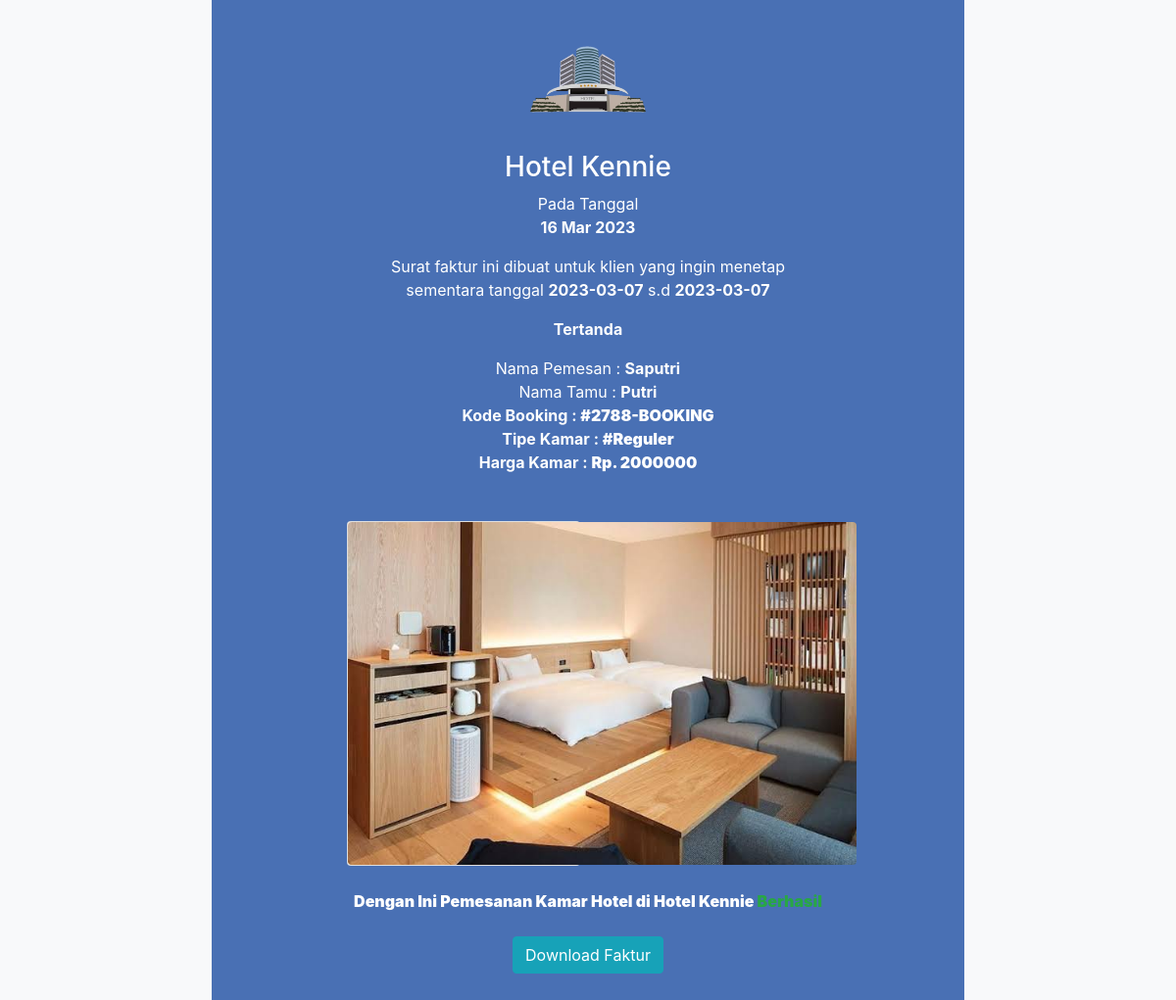
Page /nike22/faktur.php?idLog=5 on the committed database.
### tables this page shows
CREATE TABLE `checklog` (
  `idLog` int(11) NOT NULL,
  `rand` text NOT NULL,
  `checkIn` text NOT NULL,
  `checkOut` text NOT NULL,
  `jmhkam` text NOT NULL,
  `namaPemesan` text NOT NULL,
  `email` text NOT NULL,
  `kodeKamar` text NOT NULL,
  `nomorP` text NOT NULL,
  `namaTamu` text NOT NULL,
  `hargaPesanKamar` text NOT NULL
);

CREATE TABLE `datakamar` (
  `id` int(11) NOT NULL,
  `fotoKamar` text NOT NULL,
  `namaKamar` text NOT NULL,
  `kodeKamar` text NOT NULL,
  `hargaKamar` text NOT NULL,
  `fasilitas` text NOT NULL,
  `jmlKamar` text NOT NULL,
  `dates` text NOT NULL
);

### nike22/faktur.php (the view, shortened to what this page needs)
<?php
include "koneksi.php";
$kodeKamare = $_SESSION['kodeKamares'];
$fotoHotel =  $_SESSION['fotoHotel'];
if($_SESSION['kodeKamares']){
$query = "SELECT * FROM checkLog WHERE rand ='$kodeKamare'";
$sql = mysqli_query($conn, $query);
$row = mysqli_fetch_array($sql);
?>
<!DOCTYPE html>
<html>
<head>
    <meta http-equiv="content-type" content="text/html; charset=utf-8" />
    <title>Hotel Kennie - Booking kamar mudah 100% terpercaya.</title>
    <link rel="stylesheet" href="styleser.css" type="text/css" media="all" />
    <link rel="stylesheet" href="css/bootstrap.css" type="text/css" media="all" />
    <link rel="stylesheet" href="cssico/ardesico.css" type="text/css" media="all" />
    <script type="text/javascript">
        document.addEventListener("DOMContentLoaded", function() {
            window.addEventListener('scroll', function() {
                if (window.scrollY > 200) {
                    document.getElementById('navbar_top').classList.add('fixed-top');
                    // add padding top to show content behind navbar
                    navbar_height = document.querySelector('.navbar').offsetHeight;
                    document.body.style.paddingTop = navbar_height + 'px';
                } else {
                    document.getElementById('navbar_top').classList.remove('fixed-top');
                    // remove padding top from body
                    document.body.style.paddingTop = '0';
                }
            });
        });
        // DOMContentLoaded  end
    </script>
    <style type="text/css" media="all">
        .max-768 {
            max-width: 768px;
        }
        .w-65 {
            max-width: 65%;
        }
    </style>
</head>
<body class="max-768 mx-auto bg-light">
            <form class="form">
    <section class="p-3 bg-primary-2 text-center text-white">
            <div class="logos">
                <img width="130" class="cover" height="130" src="images/logos.png" alt="" />
                <div class="mt-2 w-65 mx-auto">
                    <h1 class="h3">Hotel Kennie</h1>
                    <p>
                        Pada Tanggal
                        <br>
                        <b><?php echo date("d M Y"); ?></b>
                    </p>
                    <p>
                        Surat faktur ini dibuat untuk klien yang ingin menetap sementara tanggal <b><?php echo $row['checkIn']; ?></b> s.d <b><?php echo $row['checkOut']; ?></b>
                    </p>
                    <p>
                        <b>Tertanda</b>
                    </p>
                    <p>
                        Nama Pemesan : <b><?php echo $row['namaPemesan']; ?></b><br>
                        Nama Tamu : <b><?php echo $row['namaTamu']; ?></b>
                        <br>
                        Kode Booking : <b>#<?php echo $row['rand']; ?></b>
                        <br>
Tipe Kamar : <b>#<?php echo $row['kodeKamar']; ?></b><br>
Harga Kamar : <b><?php echo $row['hargaKamar']; ?></b>
                        <br><br>
                    </p>
                    <p>
                        <div class="row">
                            <div class="col-md-6 col-lg-6 p-2">
                                <div class="card bg-none border-nonr">
                                    <img class="cover radius-1" src="proses/gambar/<?php echo $fotoHotel; ?>" alt="" width="220%" height="350" />
                                </div>
                            </div>
                        </div>
                    </p>
                    <p>
                        <b>Dengan Ini Pemesanan Kamar Hotel di Hotel Kennie <span class="text-success">Berhasil</span></b>
                    </p>
                    <div class="mt-4 mb-5">
                        <input id="createPDF" type="button" class="btn btn-info" value="Download Faktur"/>
                    </div>
                </div>
            </div>
    </section>
        </form>
    <script src="js/slim.js" type="text/javascript" charset="utf-8"></script>
    <script src="js/popper.js" type="text/javascript" charset="utf-8"></script>
    <script src="js/bootstrap.min.js" type="text/javascript" charset="utf-8"></script>
    <script type="text/javascript" charset="utf-8">
        var TxtType = function(el, toRotate, period) {
            this.toRotate = toRotate;
            this.el = el;
            this.loopNum = 0;
            this.period = parseInt(period,
                10) || 2000;
            this.txt = '';
            this.tick();
            this.isDeleting = false;
        };
        TxtType.prototype.tick = function() {
            var i = this.loopNum % this.toRotate.length;
            var fullTxt = this.toRotate[i];
            if (this.isDeleting) {
                this.txt = fullTxt.substring(0, this.txt.length - 1);
            } else {
                this.txt = fullTxt.substring(0, this.txt.length + 1);
            }
            this.el.innerHTML = '<span class="wrap">'+this.txt+'</span>';
            var that = this;
            var delta = 200 - Math.random() * 100;
            if (this.isDeleting) {
                delta /= 2;
            }
            if (!this.isDeleting && this.txt === fullTxt) {
                delta = this.period;
                this.isDeleting = true;
            } else if (this.isDeleting && this.txt === '') {
                this.isDeleting = false;
                this.loopNum++;
                delta = 500;
            }
            setTimeout(function() {
                that.tick();
            }, delta);
        };
        window.onload = function() {
            var elements = document.getElementsByClassName('typewrite');
            for (var i = 0; i < elements.length; i++) {
                var toRotate = elements[i].getAttribute('data-type');
                var period = elements[i].getAttribute('data-period');
                if (toRotate) {
                    new TxtType(elements[i], JSON.parse(toRotate), period);
                }
            }
            // INJECT CSS
            var css = document.createElement("style");
            css.type = "text/css";
            css.innerHTML = ".typewrite > .wrap { border-right: 0.08em solid #fff}";
            document.body.appendChild(css);
        };
    </script>
    <script type="text/javascript" charset="utf-8">
        var namaTamu = document.getElementById("openForm");
        function openModal1() {
            namaTamu.style.display = "block";
        }
        function closeModal1() {
            namaTamu.style.display = "none";
        }
    </script>
    <script type="text/javascript" src="jquery-3.5.1.js"></script>
    <script src="jspdf.js"></script>
    <script>
        $(document).ready(function () {
            var form = $('.form'),
            cache_width = form.width(),
            a4 = [595.28, 841.89]; // for a4 size paper width and height
            $('#createPDF').on('click', function () {
                $('body').scrollTop(0);
                createPDF();
                setTimeout(loadHome,5000);
            });
            function createPDF() {
                getCanvas().then(function (canvas) {
                    var
                    img = canvas.toDataURL("image/png"),
                    doc = new jsPDF({
                        unit: 'px',
                        format: 'a4'
                    });
                    doc.addImage(img, 'JPEG', 20, 20);
                    doc.save('Neo-10'+ Math.random() + '.pdf');
                    form.width(cache_width);
                });
            }
            function loadHome(){
                document.location.href ="index.php";
            }
            function getCanvas() {
                form.width((a4[0] * 1.33333) - 80).css('max-width', 'none');
                return html2canvas(form, {
                    imageTimeout: 2000,
                    removeContainer: true
                });
            }
        });
    </script>
</body>
</html>
<?php
}else{
    if($_GET['idLog']){
$kodes = $_GET['idLog'];
$query = "SELECT * FROM checklog INNER JOIN datakamar ON checklog.kodeKamar = datakamar.kodeKamar;";
$sql = mysqli_query($conn, $query);
$row = mysqli_fetch_array($sql);
$kodekamars = $row['kodeKamar'];
$queryes = "SELECT * FROM dataKamar WHERE kodeKamar ='$kodekamars'";
$sqlo = mysqli_query($conn, $queryes);
$rows = mysqli_fetch_array($sqlo);
$nama = "SELECT * FROM checklog INNER JOIN datakamar ON checklog.kodeKamar = datakamar.kodeKamar WHERE checklog.idLog = '$kodes'";
$sqlCek = mysqli_query($conn, $nama);
$namaRow = mysqli_fetch_array($sqlCek);
$kamarPesanan = (int) $namaRow['jmhkam']
?>
<!DOCTYPE html>
<html>
<head>
    <link rel="stylesheet" href="styleser.css" type="text/css" media="all" />
    <link rel="stylesheet" href="css/bootstrap.css" type="text/css" media="all" />
    <link rel="stylesheet" href="cssico/ardesico.css" type="text/css" media="all" />
</head>
<body class="max-768 mx-auto bg-light">
        <form class="form">
    <section class="p-3 bg-primary-2 text-center text-white">
            <div class="logos">
                <img width="130" class="cover" height="130" src="images/logos.png" alt="" />
                <div class="mt-2 w-65 mx-auto">
                    <h1 class="h3">Hotel Kennie</h1>
                    <p>
                        Pada Tanggal
                        <br>
                        <b><?php echo date("d M Y"); ?></b>
                    </p>
                    <p>
                        Surat faktur ini dibuat untuk klien yang ingin menetap sementara tanggal <b><?php echo $row['checkIn']; ?></b> s.d <b><?php echo $row['checkOut']; ?></b>
                    </p>
                    <p>
                        <b>Tertanda</b>
                    </p>
                    <p>
                        Nama Pemesan : <b><?php echo $namaRow['namaPemesan']; ?></b><br>
                        Nama Tamu : <b><?php echo $namaRow['namaTamu']; ?>
                        <br>
                        Kode Booking : <b>#<?php echo $namaRow['rand']; ?></b>
                        <br>
Tipe Kamar : <b>#<?php echo $namaRow['kodeKamar']; ?></b>
<br>
Harga Kamar : <b>Rp. <?php echo (int)$namaRow['hargaKamar'] * $kamarPesanan; ?></b>
                        <br><br>
                    </p>
                    <p>
                        <div class="row">
                            <div class="col-md-6 col-lg-6 p-2">
                                <div class="card bg-none border-nonr">
                                    <img class="cover radius-1" src="proses/gambar/<?php echo $rows['fotoKamar']; ?>" alt="" width="220%" height="350" />
                                </div>
                            </div>
                        </div>
                    </p>
                    <p>
                        <b>Dengan Ini Pemesanan Kamar Hotel di Hotel Kennie <span class="text-success">Berhasil</span></b>
                    </p>
                    <div class="mt-4 mb-5">
                        <input id="createPDF" type="button" class="btn btn-info" value="Download Faktur"/>
                    </div>
                </div>
            </div>
    </section>
            </form>
</body>
</html>
<?php }else{
    if(!$_SESSION['kodeKamares']){
    header("Location: index.php");
}
}
}
?>

### nike22/styleser.css (style rules this page uses)
.cover { object-fit: cover; }
.w-65 { max-width: 65%; }
.bg-none { background-color: transparent; }
.radius-1 { border-radius: 4px; }
.bg-primary-2 { background-color: #4970B4; }

### nike22/faktur.php (style rules this page uses)
.max-768 { max-width: 768px; }
.w-65 { max-width: 65%; }

### rows in the picture
checklog: checkIn "2023-03-07", checkOut "2023-03-07"
checklog: namaPemesan "Saputri", namaTamu "Putri", rand "2788-BOOKING", datakamar.kodeKamar "Reguler", datakamar.hargaKamar "2000000"
datakamar: fotoKamar (picture)
